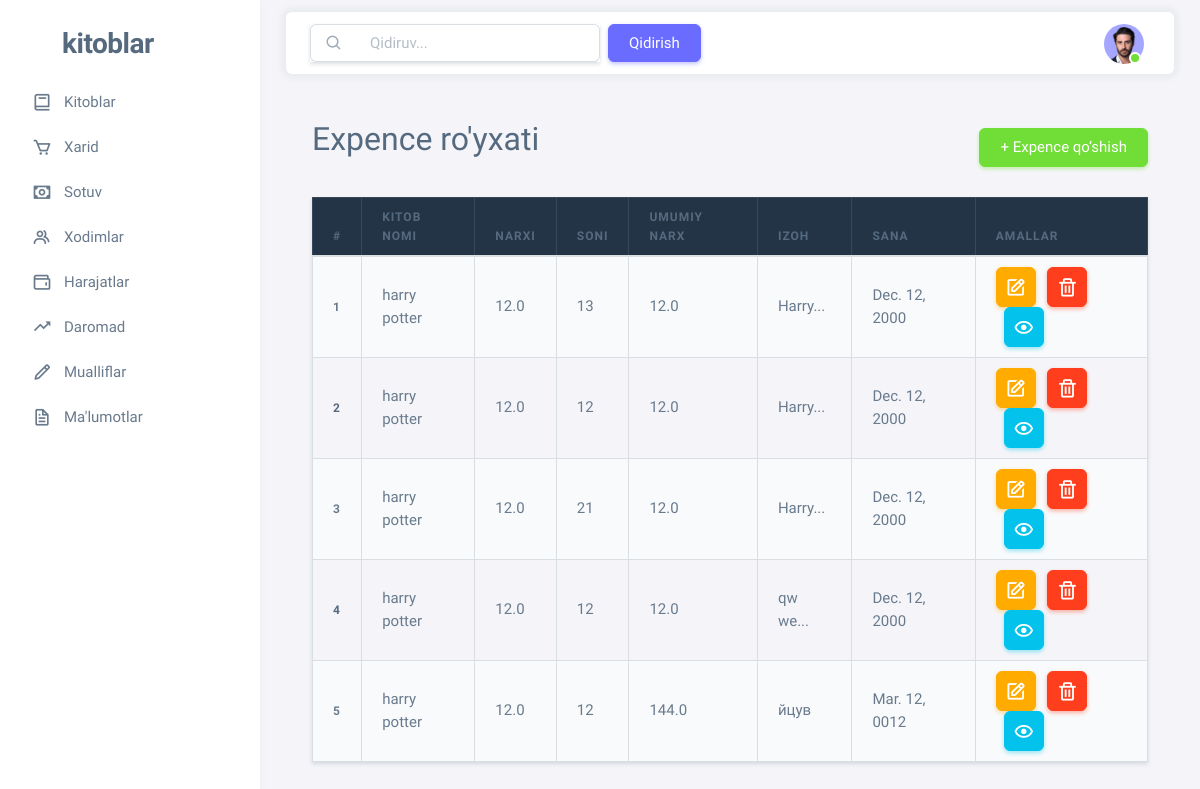
The app's page /expence/ (signed in), older data.
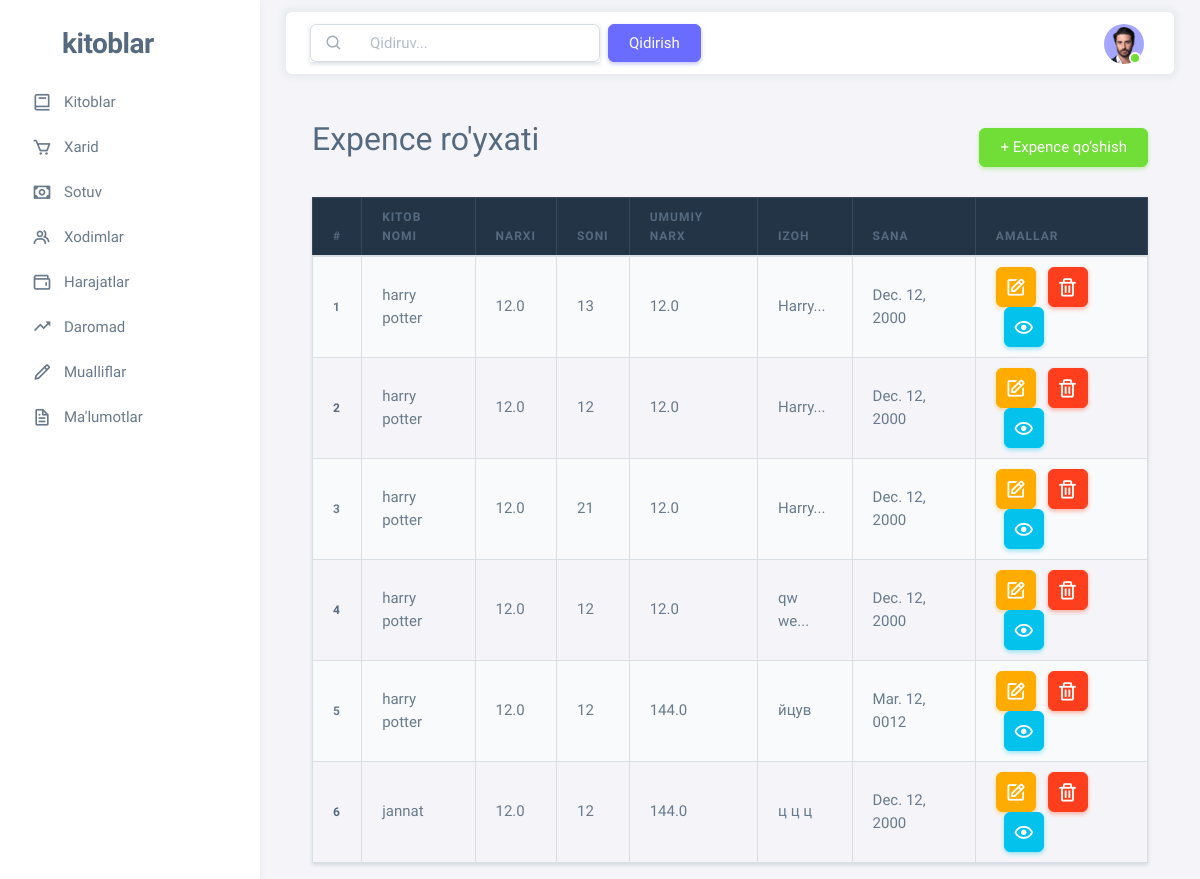
The same page, newer data.
### home/models.py (models this page shows, shortened)
class Expence(models.Model):
    book = models.ForeignKey(Book, on_delete=models.CASCADE, related_name="expence_book_book")
    price = models.FloatField()
    quantity = models.IntegerField()
    total_price = models.FloatField()
    description = models.TextField(blank=True)
    creted_at = models.DateField()
    is_deleted = models.BooleanField(default=False)

class Book(models.Model):
    name = models.CharField(max_length=255, verbose_name="Kitob nomi")
    image = models.ImageField(upload_to='media', verbose_name="Kitob rasmi")
    author = models.ForeignKey(to=Author, on_delete=models.CASCADE, related_name="book_author_author")
    category = models.ForeignKey(to=References, on_delete=models.CASCADE, related_name="book_category_reference")
    description = models.TextField(verbose_name="Ma'lumot")
    price = models.FloatField()
    quantity=models.IntegerField(default=0)
    created_at = models.DateField(verbose_name="Kitob yozilgan yil")
    is_deleted = models.BooleanField(default=False)
    class Meta:
        db_table = 'Book'

### home/views.py (the view)
# urls.py: path('expence/', views.expence_view, name='expence_view'),
@login_required(login_url='login')
def expence_view(request):
    all_expenses = Expence.objects.filter(is_deleted=False)
    qidiruv = request.GET.get('q', None)
    show_category_field = request.GET.get('category_field', None)
    if qidiruv:
        all_expenses = all_expenses.filter(name__icontains=qidiruv)
    if show_category_field:
        all_expenses = all_expenses.filter(category__iexact=show_category_field)
    context = {
        'all_expenses': all_expenses,
        'show_category_field': show_category_field,
        'qidiruv': qidiruv,
    }
    return render(request, "expence.html", context=context)

### templates/expence.html
{% extends 'base.html' %}
{% block content %}
<div class="container mt-5">
  <div class="d-flex justify-content-between align-items-center mb-4">
    <h2>Expence ro'yxati</h2>
    <a href="{% url 'expence_create' %}" class="btn btn-success">+ Expence qo‘shish</a>
  </div>
  <table class="table table-striped table-bordered shadow-sm">
    <thead class="table-dark">
      <tr>
        <th scope="col">#</th>
        <th scope="col">Kitob nomi</th>
        <th scope="col">Narxi</th>
        <th scope="col">Soni</th>
        <th scope="col">Umumiy narx</th>
        <th scope="col">Izoh</th>
        <th scope="col">Sana</th>
        <th scope="col">Amallar</th>
      </tr>
    </thead>
    <tbody>
      {% for expence in all_expenses %}
      <tr>
        <th scope="row">{{ forloop.counter }}</th>
        <td>{{ expence.book.name }}</td>
        <td>{{ expence.price }}</td>
        <td>{{ expence.quantity }}</td>
        <td>{{ expence.total_price }}</td>
        <td>
          {% if expence.description|length > 5 %}
            {{ expence.description|slice:":5" }}...
          {% else %}
            {{ expence.description }}
          {% endif %}
        </td>
        <td>{{ expence.creted_at|date:"M. d, Y" }}</td>
        <td>
          <a href="{% url 'expence_update' expence.pk %}" class="btn btn-warning d-inline-flex align-items-center justify-content-center p-0"
             style="width: 40px; height: 40px;" title="Tahrirlash">
            <i class="bx bx-edit fs-4"></i>
          </a>
          <a href="{% url 'expence_delete' expence.pk %}" class="btn btn-danger d-inline-flex align-items-center justify-content-center p-0 ms-2"
             style="width: 40px; height: 40px;" title="O‘chirish">
            <i class="bx bx-trash fs-4"></i>
          </a>
          <a href="{% url 'expence_read' expence.pk %}" class="btn btn-info d-inline-flex align-items-center justify-content-center p-0 ms-2"
             style="width: 40px; height: 40px;" title="Batafsil">
           <i class="bx bx-show fs-4"></i>
         </a>
        </td>
      </tr>
      {% empty %}
      <tr>
        <td colspan="8" class="text-center">Hozircha hech qanday expence yo‘q.</td>
      </tr>
      {% endfor %}
    </tbody>
  </table>
</div>
{% endblock content %}

Row changes from the older to the newer data that the page shows:
added Expence: book.name "jannat", price "12.0", quantity "12", total_price "144.0", description "ц ц ц", creted_at "Dec. 12, 2000"
